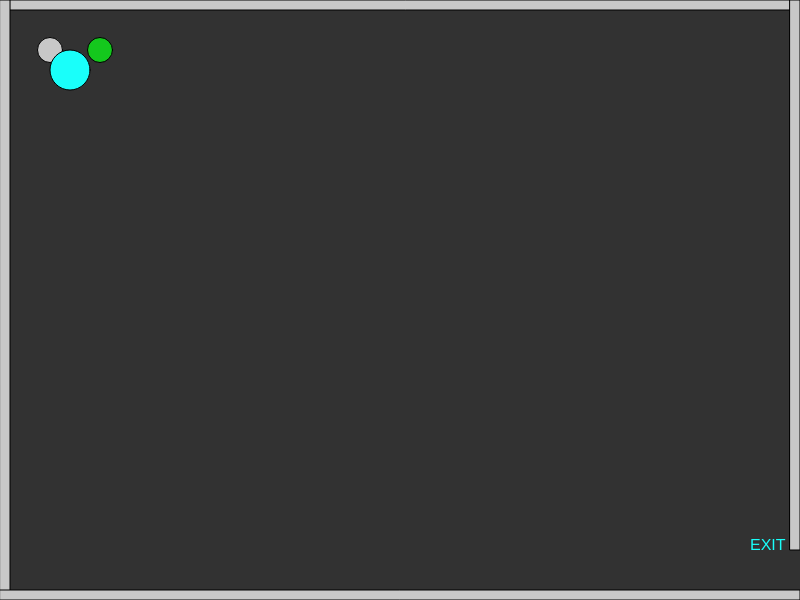
Frame 1 (no input)
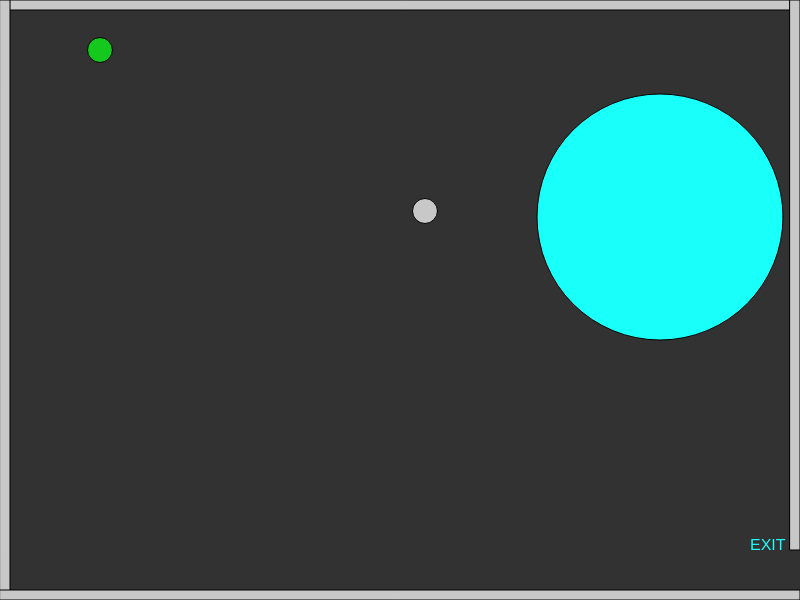
Frame 60 (no input)
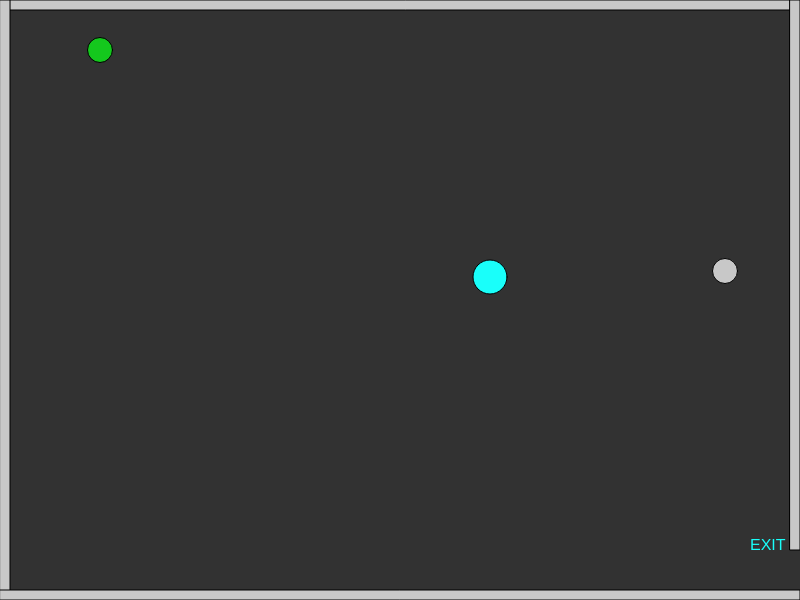
Frame 120 (the mouse pressed at the canvas centre since frame 60)

The p5.js sketch that drew these frames (run headless with seeded random() and noise() and a simulated clock; from frame 60 on, the mouse is pressed at the canvas centre):

// p5.js sketch
// ── sketch.js
//MC
var characterX = 100;
    var characterY = 50;
    var characterD = 25;


    //enemy #1
var x = 50;
var y = 50;
var diameter = 25;
var xspeed;
var yspeed; 

//enemy#2
var ex = 70;
var ey = 70;
var ed = 40;
var exspeed;
var eyspeed;


    var w = 87; 
    var s = 83;
    var a = 65;
    var d = 68;

    var shapeX = 30;
    var shapeY = 50;
    var shapeXSpeed;
    var shapeYSpeed;

    var mouseShapeX;
    var mouseShapeY;

    function setup()
    {
        createCanvas(800,600);
        xspeed = Math.floor(Math.random() * (Math.floor(Math.random() * 5)) + 1);
    yspeed = Math.floor(Math.random() * (Math.floor(Math.random() * 5)) + 1);
   
    exspeed = Math.floor(Math.random() * (Math.floor(Math.random() * 5)) + 1);
    eyspeed = Math.floor(Math.random() * (Math.floor(Math.random() * 5)) + 1);
    }
    function draw()
    {
        background(50);
        //our character's color 
        fill(20,200,29);
       // our character 
        circle(characterX,characterY,characterD);
        // enemy #1 color
        fill(200,200,200);
        // enemy #1
        circle (x,y,diameter);

        if (x > 800) {
            x = 50;
        }
        else if (x > 200) {
            x += 5;
        }
        else if (x <= 300) {
            x += 10;
        } 
        if (y > 600) {
            y = 50;
        }
        else if (y > 200) {
            y += 1;
        } 
        else if (y <= 300) {
            y += 3;
        }
createBorders()
// enemy #2
fill(25,300,250);
        circle (ex,ey,ed);
        if(ex <= 800)
        {
            ex+=10;
        }
        else if(ex == 250 || ex <= 300)
        {
            ex+=2;
            console.log("second else if for x");
        }
        else if(ex != 300)
        {
           ex = 50;
        }

      
        if(ey <= 200)
        {
            ey+=3;
        }

        else if(ey == 250 || ey <= 300)
        {
            ey+=1; 
            console.log("second else if for y");
        }
        else if(ey != 300)
        {
            ey = 50;
        }
        if(ed <= 200)
        {
            ed+=8;
        }
          
        else if(ed == 200 || ed <= 300)
        {
            ed ++;
            console.log("second else if for diameter");
        }
        else if(diameter != 300)
        {
            ed = 2;
        }

        textSize(16);
        text("EXIT", width-50,height-50)

        if(characterX > width && characterY > width/2-50)
    {
        fill(0);
        stroke(5);
        textSize(40);
        text("You Win!", width/2-50, height/2-50);
    }

characterMovement();
   

}
function characterMovement()
{
    // handle the keys
    if(keyIsDown(w))
    {
        characterY -= 10;   
    }
    if(keyIsDown(s))
    {
        characterY += 10;   
    }
    if(keyIsDown(a))
    {
        characterX -= 10;   
        console.log("movement: " + characterX);
    }
    if(keyIsDown(d))
    {
        characterX += 10;   
    }
circle(mouseShapeX,mouseShapeY,25);

function mouseClicked()
{
    mouseshapeX=mouseShapeX;
    mouseshapeY=mouseShapey;
}

}
function createBorders()
{
    //top border
    rect (10,0,width,10);
    //left border
    rect (0,0,10,height);
    //bottom border
    rect (0,height-10, width, 10);
    //right upper border
    rect (width-10, 0, 10, height-50);
}
